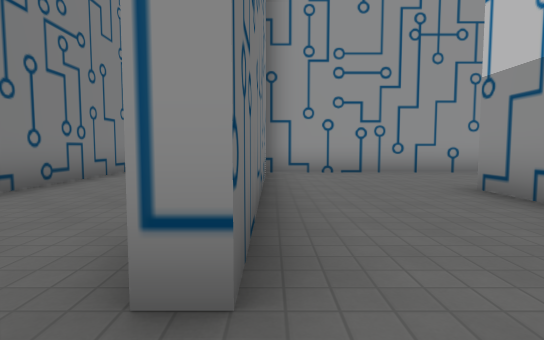
View 1 (above)

24 first-person views from a walk through a level from a Godot 3-D game. The camera is 1.2 m above the floor, tilts 4° down and sees 80° across. The floor is counted in squares, 2 m on a side. Each view is taken from the middle of a square. On the plan, view 1 faces up. The plan holds only what a view shows up to about 10 squares ahead; the rest is blank. Some surface patterns are stand-ins.

View 2
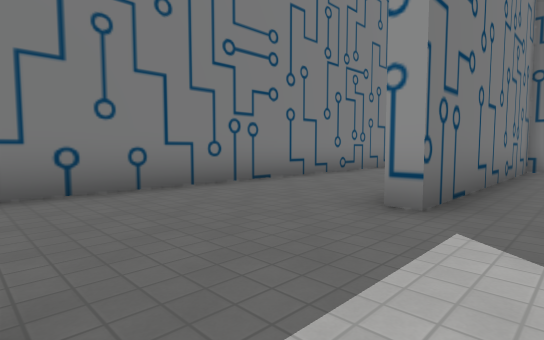

View 3
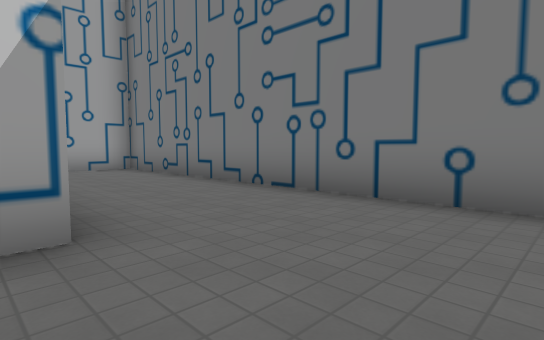

View 4
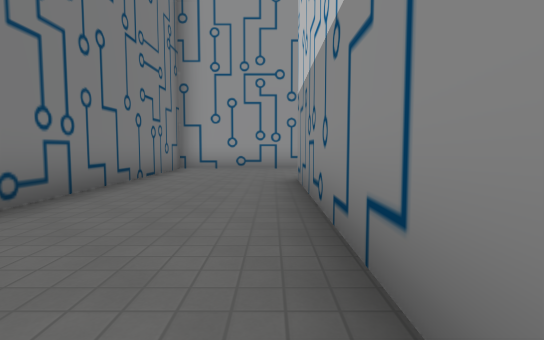

View 5
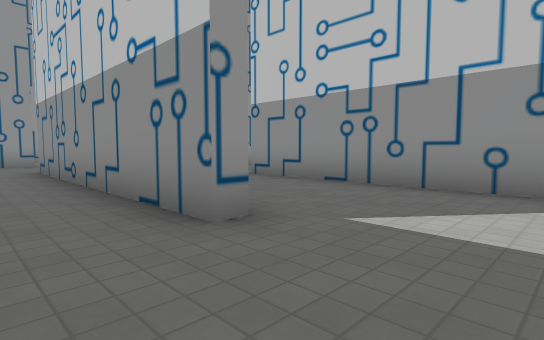

View 6
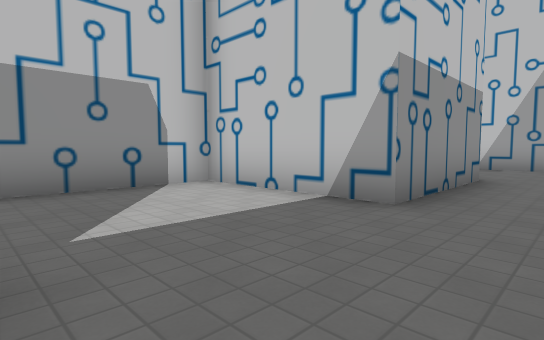

View 7
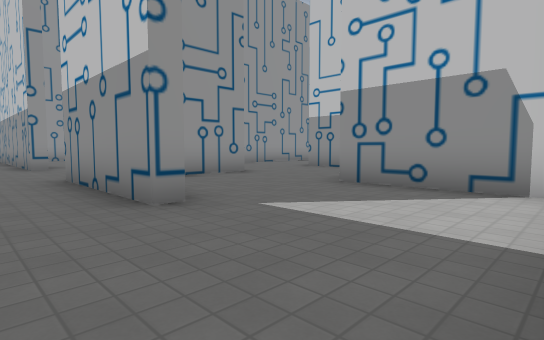

View 8
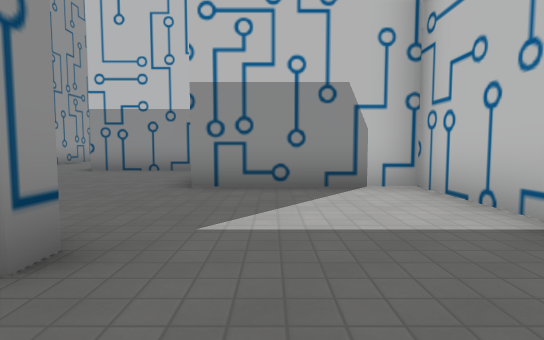

View 9
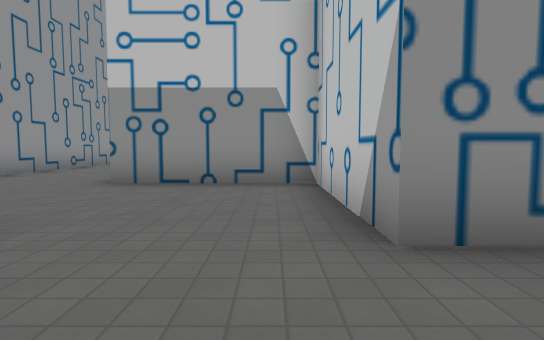

View 10
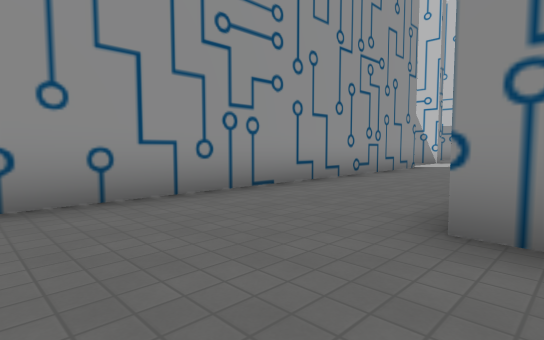

View 11
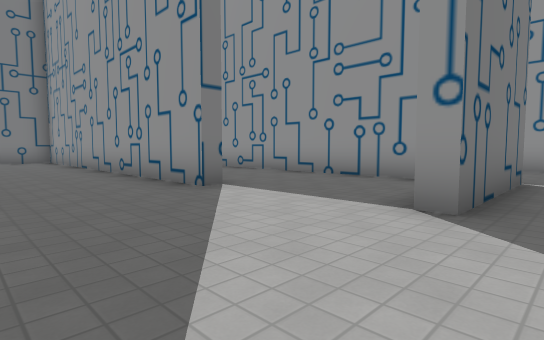

View 12
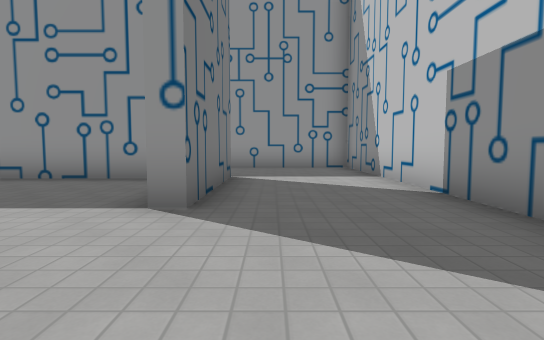

View 13
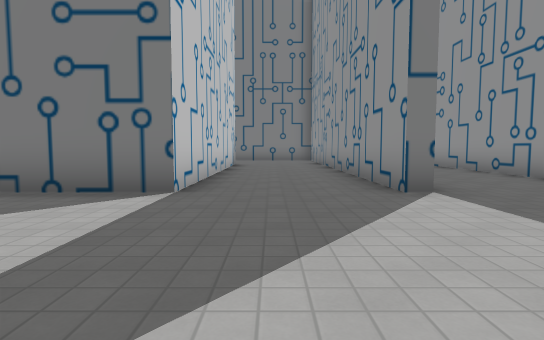

View 14
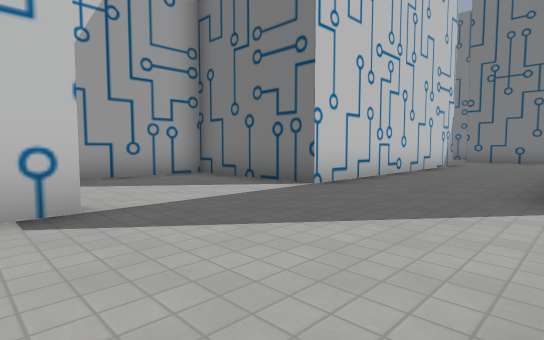

View 15
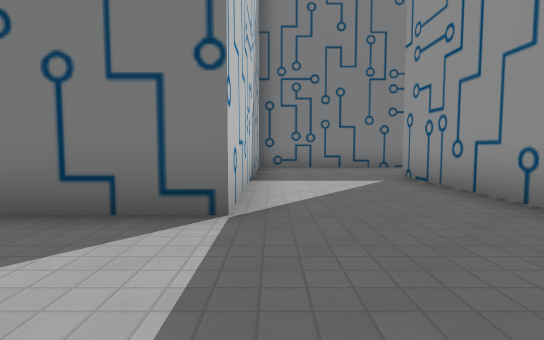

View 16
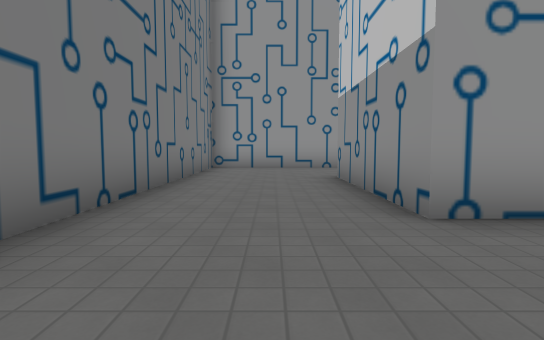

View 17
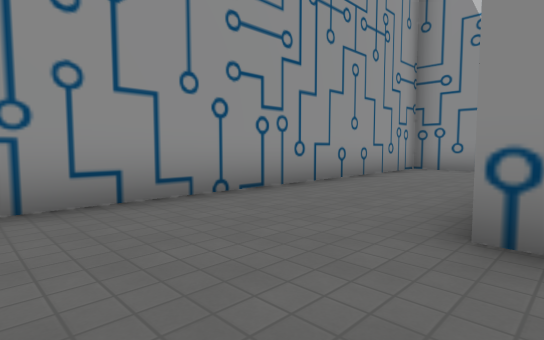

View 18
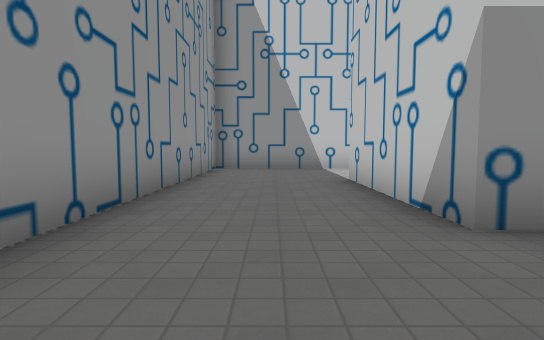

View 19
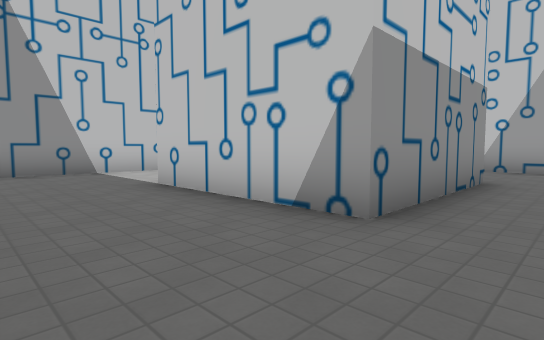

View 20
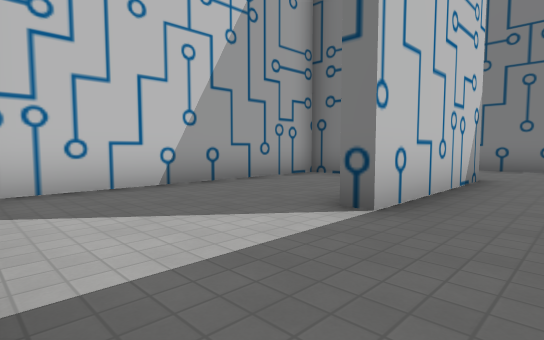

View 21
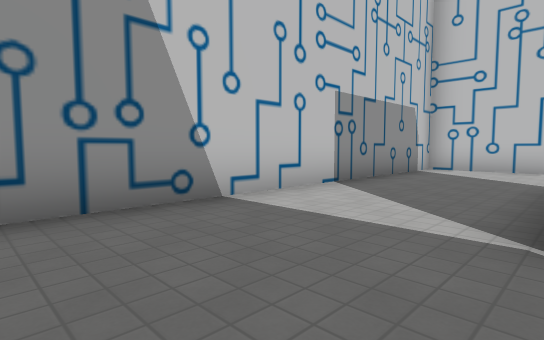

View 22
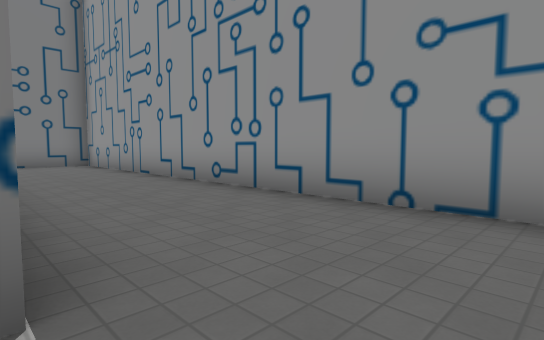

View 23
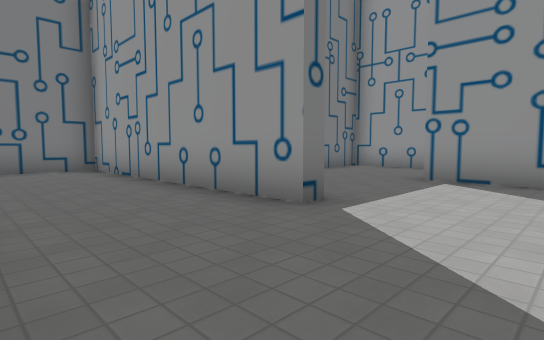

View 24
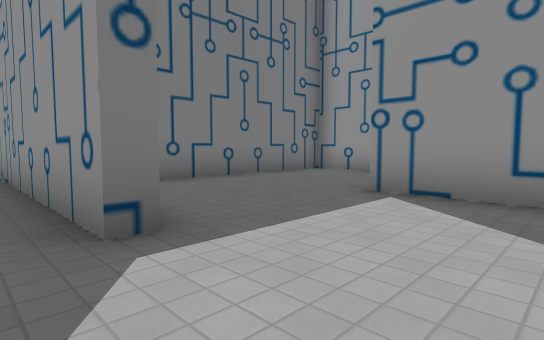

### Floor plan
Points are (right, up) in squares from view 1. A wall is a line through its corners. A room is listed if a view was taken in it or the views show most of it. See-through windows are left out.
Room 1 (views 1, 2, 3, 4, 5, 6, 7, 8, 9)
walls: (3.4, -2.7) (1.6, -2.7); (-0.1, -5.8) (-0.5, -5.8) (-0.5, -2.3) (2.9, -2.3) (2.9, 4.6); (-0.1, 5.5) (-0.1, 1.2) (-0.5, 1.2) (-0.5, 8.1); (-0.1, 11.2) (-3.6, 11.2) (-3.6, -9.2) (2.9, -9.2) (2.9, -5.8)
ways out: opening at (3, -4.5) to room 2; opening at (1.5, 5) to room 3; opening at (-1, 9.5)
Room 2 (views 10, 11, 12, 13, 14, 15, 16, 17, 18, 19, 20, 21, 22)
walls: (15.6, 4.2) (4, 4.2); (13.7, 1.2) (13.7, 0.8) (4.2, 0.8); (13.7, 9) (13.7, 8.1) (19.6, 8.1); (17.1, -2.3) (20.2, -2.3) (20.2, 7.7) (13.3, 7.7) (13.3, 11.5) (17.2, 11.5) (17.2, 11.1); (20.2, 10) (20.2, 14.6) (10.2, 14.6) (10.2, 4.6) (17.2, 4.6) (17.2, 1.2) (16.8, 1.2); (7.1, -2.3) (13.7, -2.3) (13.7, -5.8) (16.4, -5.8); (3.3, 3.6) (3.3, 2.4); (2.9, -5.8) (6.4, -5.8) (6.4, -2.2)
ways out: opening at (3, -4.5) to room 1
Room 3 (views 23, 24)
walls: (6.8, 8.1) (6.8, 7.7) (-0.1, 7.7) (-0.1, 5.5); (8.8, 11.2) (6.8, 11.2)
ways out: opening at (1.5, 5) to room 1; opening at (6.5, 9.5) to room 4
Room 4 (no view inside)
walls: (5.6, 14.6) (3.3, 14.6) (3.3, 9.8)
ways out: opening at (6.5, 9.5) to room 3

Where each view was taken, in squares from view 1:
view 1: 0 up, 0 right, facing up
view 2: 2 down, 1 right, facing up-left
view 3: 0 up, 0 right, facing down-left
view 4: 2 up, 1 left, facing up
view 5: 1 down, 2 left, facing up-right
view 6: 1 up, 2 left, facing down-right
view 7: 9 down, 2 left, facing up-right
view 8: 7 down, 2 left, facing right
view 9: 5 down, 1 right, facing right
view 10: 3 down, 4 right, facing up-right
view 11: 2 down, 18 right, facing up-left
view 12: 2 down, 18 right, facing up
view 13: 1 down, 18 right, facing left
view 14: 1 up, 18 right, facing down-left
view 15: 5 up, 20 right, facing left
view 16: 5 up, 12 right, facing up
view 17: 11 up, 11 right, facing up-right
view 18: 13 up, 11 right, facing right
view 19: 14 up, 12 right, facing down-right
view 20: 13 up, 20 right, facing down-left
view 21: 7 up, 17 right, facing down-right
view 22: 1 up, 15 right, facing up-left
view 23: 5 up, 9 right, facing up-left
view 24: 7 up, 9 right, facing up-left
